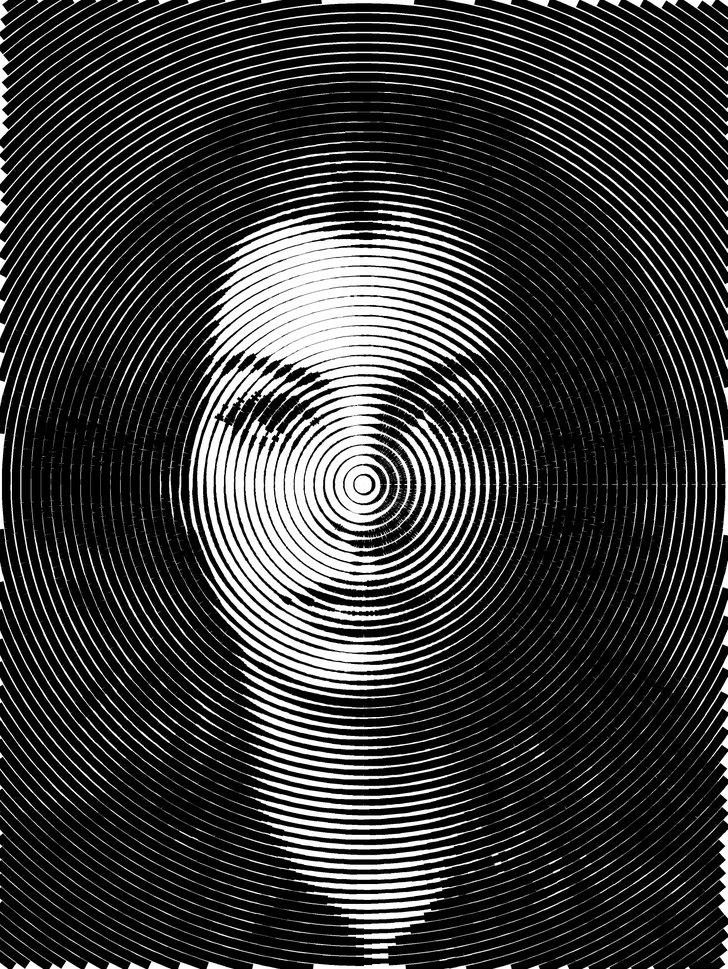
#> input picture Ripple Effect/face_step_40_scale_3.jpg, 728 x 969 px, shrunk from 2931 x 3900 before the run, given in place of face.jpg, which was not available
$ python ripple_effect_animaption.py
#> lines starting #> are read from the running program, lines starting #| are printed output that depends on the picture; after the words box and inside, x2 and y2 are one past the last pixel; in counts of white or black regions, pixels touching at a corner belong together; pictures that were not available may be replaced by others from this repository, and a replacement may not be noted
#> the answer given: 100
#> the answer given: 3
import os
from PIL import Image, ImageDraw
import math
import imageio

def create_concentric_circles(input_path, output_dir, step_size=5, num_points=360, scale_factor=2):
    # Load the image
#> called with step_size = 100, num_points = 360, scale_factor = 3
    image = Image.open(input_path).convert("L")  # Convert to grayscale
#> image is the input picture: PIL image 728x969 L; min 0, max 255, mean 55.8

    # Get the size of the image and scale it
    width, height = image.size
#> width = 728; height = 969
    width *= scale_factor
#> width = 2184
    height *= scale_factor
#> height = 2907

    # Create a new image for the output with increased resolution
    output_image = Image.new("L", (width, height), 255)  # White background
#> output_image: PIL image 2184x2907 L; every value is 255
    draw = ImageDraw.Draw(output_image)

    # Center coordinates
    center_x = width // 2
#> center_x = 1092
    center_y = height // 2
#> center_y = 1453

    # Create output directory if it doesn't exist
    if not os.path.exists(output_dir):
        os.makedirs(output_dir)

    # Draw concentric circles covering the entire image and save each step
    max_radius = int(math.hypot(center_x, center_y))  # Distance from center to the farthest corner
#> max_radius = 1817
    step_counter = 0

    for radius in range(0, max_radius, step_size):
        for i in range(num_points):
            angle = (i / num_points) * 2 * math.pi
            x = int(center_x + radius * math.cos(angle))
            y = int(center_y + radius * math.sin(angle))

            if 0 <= x < width and 0 <= y < height:
                intensity = image.getpixel((x // scale_factor, y // scale_factor))
                thickness = max(1, int((225 - intensity) / 225 * step_size))
                next_angle = ((i + 1) / num_points) * 2 * math.pi
                next_x = int(center_x + radius * math.cos(next_angle))
                next_y = int(center_y + radius * math.sin(next_angle))

                draw.line([x, y, next_x, next_y], fill=0, width=thickness)

        # Save each step as an image
        output_image_path = os.path.join(output_dir, f"step_{step_counter:04d}.jpg")
        output_image.save(output_image_path)
        print(f"Saved: {output_image_path}")
        step_counter += 1
#> this loop made 19 passes
#> pass 1, in create_concentric_circles, `output_image.save(output_image_path)`:
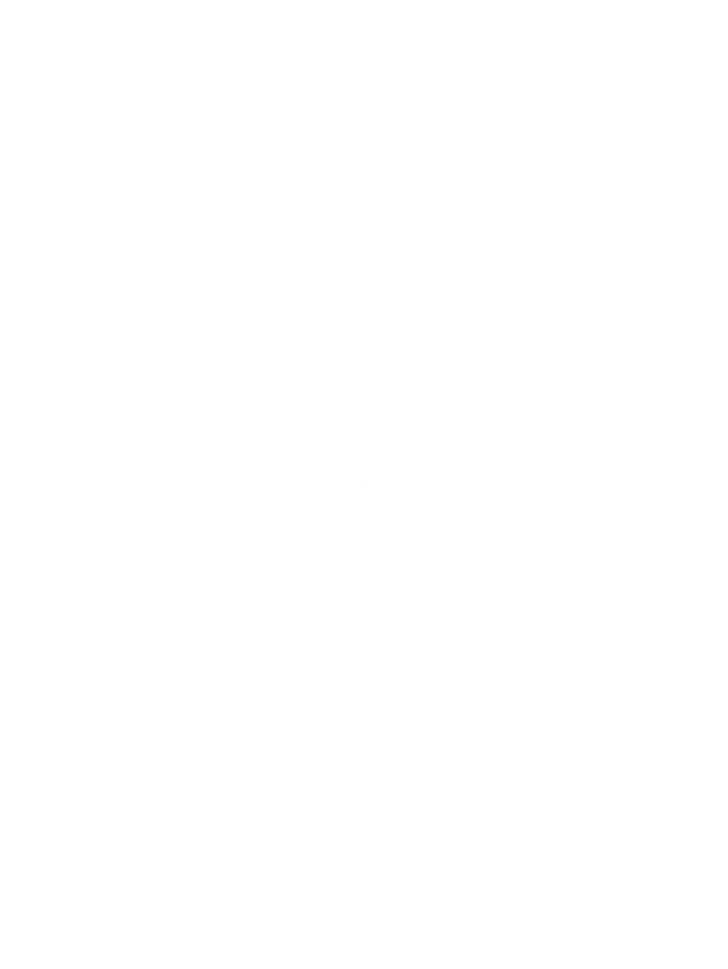
#> saved as step_0000.jpg: PIL image 2184x2907 L (shown at 1/3 size); 100% white; black in thin lines or dots, all inside (x1, y1, x2, y2) = (1092, 1453, 1093, 1454)
#> pass 2, in create_concentric_circles, `output_image.save(output_image_path)`:
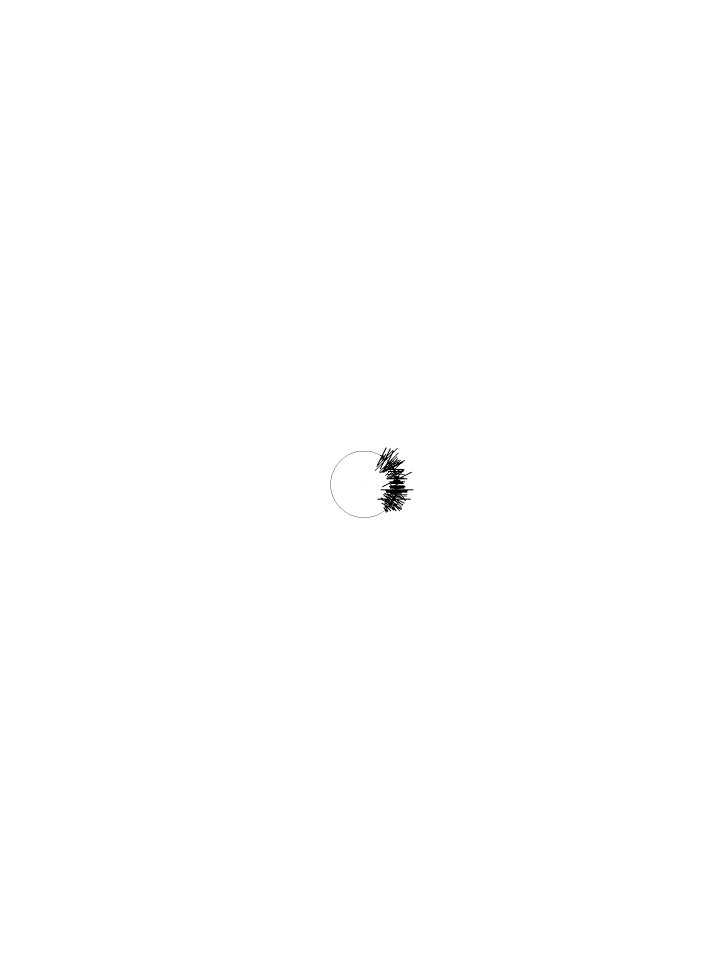
#> saved as step_0001.jpg: PIL image 2184x2907 L (shown at 1/3 size); 99.9% white; 2 black regions (1 under 20 px), largest, box (x1, y1, x2, y2) and area: (992, 1342, 1240, 1554) 8143
#> after the loop:
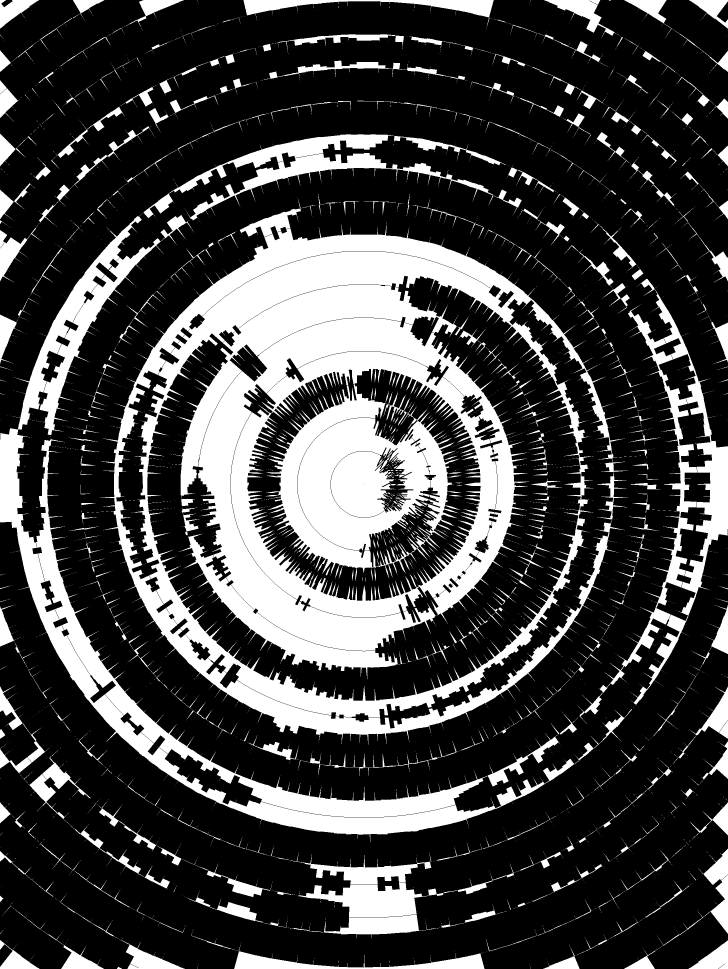
#> output_image: PIL image 2184x2907 L (shown at 1/3 size); 26.5% white; 5975 white regions (5473 under 20 px), largest, box (x1, y1, x2, y2) and area: (301, 601, 1883, 2234) 974434, (0, 645, 1896, 2527) 244582, (1734, 836, 2184, 2171) 74919
#> after the loop, step_counter = 19

    return step_counter

def create_gif(image_dir, output_gif_path, duration=0.1):
    images = []
    for file_name in sorted(os.listdir(image_dir)):
        if file_name.endswith(".jpg"):
            file_path = os.path.join(image_dir, file_name)
            images.append(imageio.imread(file_path))
            print(f"Added to GIF: {file_path}")

    if images:
        imageio.mimsave(output_gif_path, images, duration=duration)
        print(f"GIF saved: {output_gif_path}")
    else:
        print("No images found to create GIF.")

# Example usage
input_path = "C:\\Users\\laksh\\Dropbox\\My PC (LAPTOP-6UJV2OF2)\\Downloads\\internship projects\\face.jpg"  # Replace with your input image path
output_dir = "C:\\Users\\laksh\\Dropbox\\My PC (LAPTOP-6UJV2OF2)\\Downloads\\internship projects\\concentric_circle_steps"  # Replace with your desired output directory

# Get user input for step size and scale factor
try:
    step_size = int(input("Enter the step size: "))
    scale_factor = int(input("Enter the scale factor (e.g., 2 for double resolution): "))
    num_steps = create_concentric_circles(input_path, output_dir, step_size=step_size, scale_factor=scale_factor)
#> num_steps = 19
    print(f"Images created with step size {step_size} and scale factor {scale_factor}.")

    # Create GIF
    output_gif_path = f"C:\\Users\\laksh\\Dropbox\\My PC (LAPTOP-6UJV2OF2)\\Downloads\\internship projects\\face_steppp_{step_size}_scale_{scale_factor}.gif"
    create_gif(output_dir, output_gif_path)
    print(f"GIF created: {output_gif_path}")
except ValueError:
    print("Invalid input. Please enter valid integers for the step size and scale factor.")
